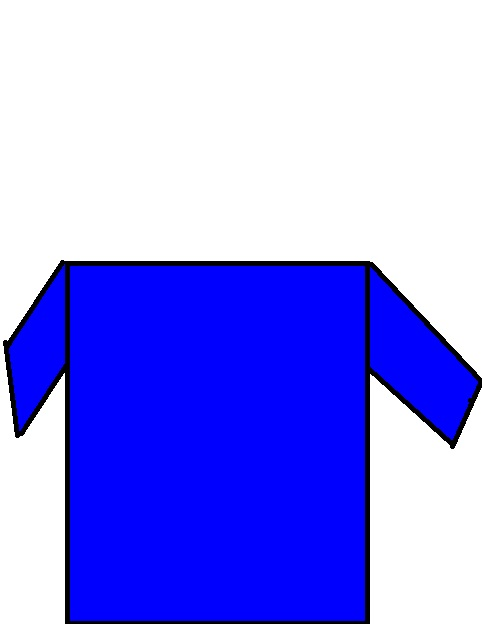
#> input picture Image_Video/blue_ideal.jpg, 482 x 624 px
$ python edge_detect.py blue_ideal.jpg
#> lines starting #> are read from the running program, lines starting #| are printed output that depends on the picture; after the words box and inside, x2 and y2 are one past the last pixel; in counts of white or black regions, pixels touching at a corner belong together
import cv2
import sys

def edge_detect(infile, nogui=False):
# The first argument is the image
#> called with infile = 'blue_ideal.jpg', nogui = False
    image = cv2.imread(infile)
#> image is the input picture: shape (624, 482, 3); mean B, G, R 246.8, 146.8, 146.8

    #conver to grayscale
    gray_image = cv2.cvtColor(image, cv2.COLOR_BGR2GRAY)
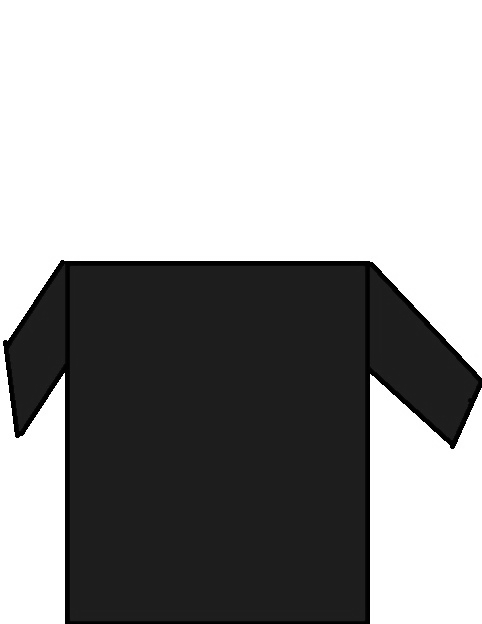
#> gray_image: shape (624, 482); min 0, max 255, mean 158.2

    #blur it
    blurred_image = cv2.GaussianBlur(gray_image, (7,7), 0)
    # Use low thresholds
    canny = cv2.Canny(blurred_image, 10, 30)
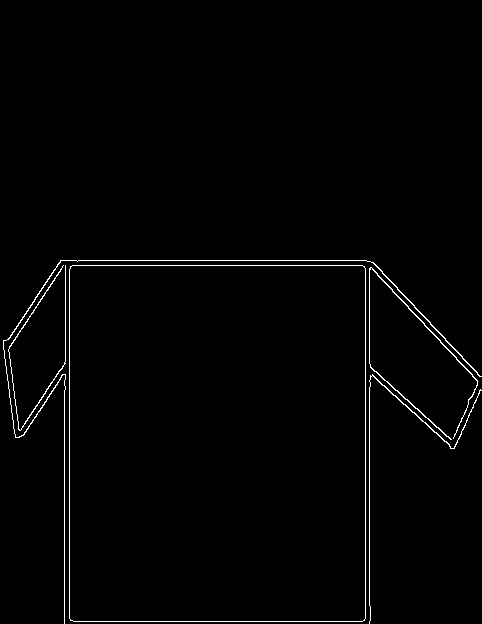
#> canny: shape (624, 482); 1.3% white in thin lines or dots, all inside (x1, y1, x2, y2) = (3, 260, 482, 624)
    # Use high thresholds
    canny2 = cv2.Canny(blurred_image, 50, 150)
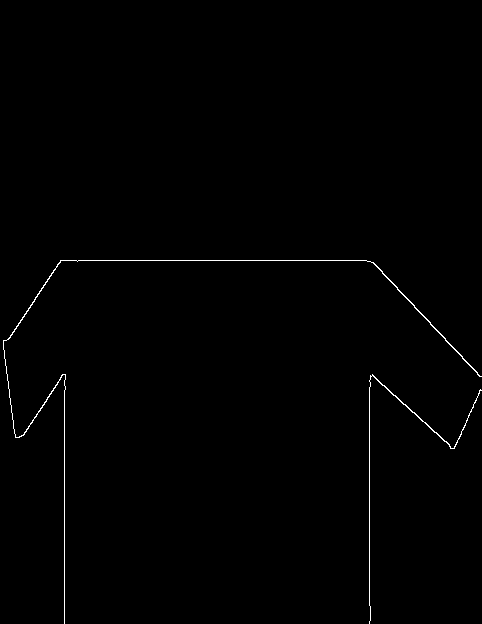
#> canny2: shape (624, 482); 0.53% white in thin lines or dots, all inside (x1, y1, x2, y2) = (3, 260, 482, 624)

    if nogui:
        cv2.imwrite('test_edge.png', canny2)
    else:
        cv2.imshow("Orignal Image", image)
        cv2.imshow("Canny with low thresholds", canny)
        cv2.imshow("Canny with high thresholds", canny2)
        cv2.waitKey(0)

if __name__ == "__main__":
    edge_detect(sys.argv[1])
